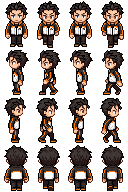
#> input picture let's-learn-godot/characters/subaru/subaru_charset.png, 128 x 192 px
$ python genera_subaru.py
#> lines starting #> are read from the running program, lines starting #| are printed output that depends on the picture
"""Prepara Subaru per Godot a partire dal suo charset.

Uso (dalla cartella del repository):
    python tools/genera_subaru.py

Legge  characters/subaru/subaru_charset.png   (formato RPG Maker: 4x4 celle da 32x48,
       righe giù / sinistra / destra / su, colonne fermo / passo / fermo / altro passo)
Scrive characters/subaru/subaru_sheet.png     (6 colonne x 4 righe)
       characters/subaru/subaru_frames.tres   (le 8 animazioni per AnimatedSprite2D)

Colonne del foglio finale:
    0 idle, 1 idle "respiro" (busto giù di 1 px),
    2-5 camminata: passo, fermo, altro passo, fermo
    (così i passi cadono sui frame 0 e 2, dove subaru.gd fa suonare i passi).
"""
import os, sys
import numpy as np
from PIL import Image

proj = sys.argv[1] if len(sys.argv) > 1 else os.path.join(os.path.dirname(__file__), "..", "let's-learn-godot")
folder = os.path.join(proj, "characters", "subaru")
CW, CH = 32, 48              # grandezza di una cella
WAIST = 30                   # sopra questa riga c'è il busto (per il "respiro")
DIRS = ["down", "left", "right", "up"]
WALK_ORDER = [1, 2, 3, 0]    # colonne del charset, in ordine di camminata

charset = np.asarray(Image.open(os.path.join(folder, "subaru_charset.png")).convert("RGBA"))
#> charset is the input picture: shape (192, 128, 4); mean R, G, B, A 38.9, 29.3, 23.9, 114.9
cell = lambda r, c: charset[r*CH:(r+1)*CH, c*CW:(c+1)*CW].copy()

def breathe(f):
    """Abbassa di 1 px tutto quello che sta sopra la vita."""
    g = f.copy()
    g[1:WAIST + 1] = f[0:WAIST]
    g[0] = 0
    return g

sheet = np.zeros((4 * CH, 6 * CW, 4), np.uint8)
for r in range(4):
    frames = [cell(r, 0), breathe(cell(r, 0))] + [cell(r, c) for c in WALK_ORDER]
    for c, f in enumerate(frames):
        sheet[r*CH:(r+1)*CH, c*CW:(c+1)*CW] = f

# PNG a colori indicizzati: stessa immagine, file molto più piccolo.
img = Image.fromarray(sheet, "RGBA")
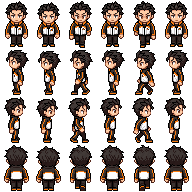
#> img: PIL image 192x192 RGBA; mean R, G, B, A 38.7, 29.1, 23.7, 113.8; transparent parts drawn white
opaque = sheet[..., 3] > 0
colors = np.unique(sheet[opaque][:, :3], axis=0)
index = {tuple(c): i + 1 for i, c in enumerate(colors)}
idx = np.zeros(sheet.shape[:2], np.uint8)
for y, x in zip(*np.where(opaque)):
    idx[y, x] = index[tuple(sheet[y, x, :3])]
p = Image.fromarray(idx, "P")
#> p: PIL image 192x192 P; every value is 0
p.putpalette([0, 0, 0] + colors.flatten().tolist())
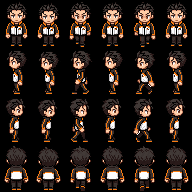
#> p: PIL image 192x192 P; mean R, G, B 38.7, 29.1, 23.7
p.save(os.path.join(folder, "subaru_sheet.png"), optimize=True, transparency=0)

# Risorsa SpriteFrames.
subs = []
for r, d in enumerate(DIRS):
    for c in range(6):
        subs.append(f'[sub_resource type="AtlasTexture" id="{d}_{c}"]\natlas = ExtResource("1_sheet")\nregion = Rect2({c*CW}, {r*CH}, {CW}, {CH})\n')
def anim(name, ids, speed):
    fr = ", ".join('{\n"duration": 1.0,\n"texture": SubResource("%s")\n}' % i for i in ids)
    return '{\n"frames": [%s],\n"loop": true,\n"name": &"%s",\n"speed": %s\n}' % (fr, name, speed)
anims = []
for d in DIRS:
    anims.append(anim(f"idle_{d}", [f"{d}_0", f"{d}_1"], 2.0))
    anims.append(anim(f"walk_{d}", [f"{d}_{c}" for c in range(2, 6)], 8.0))
with open(os.path.join(folder, "subaru_frames.tres"), "w", encoding="utf-8", newline="\n") as f:
    f.write(f'[gd_resource type="SpriteFrames" load_steps={len(subs) + 2} format=3]\n\n'
            '[ext_resource type="Texture2D" path="res://characters/subaru/subaru_sheet.png" id="1_sheet"]\n\n'
            + "\n".join(subs) + "\n[resource]\nanimations = [" + ", ".join(anims) + "]\n")

print("foglio", img.size, "colori", len(colors))
#| foglio (192, 192) colori 32
